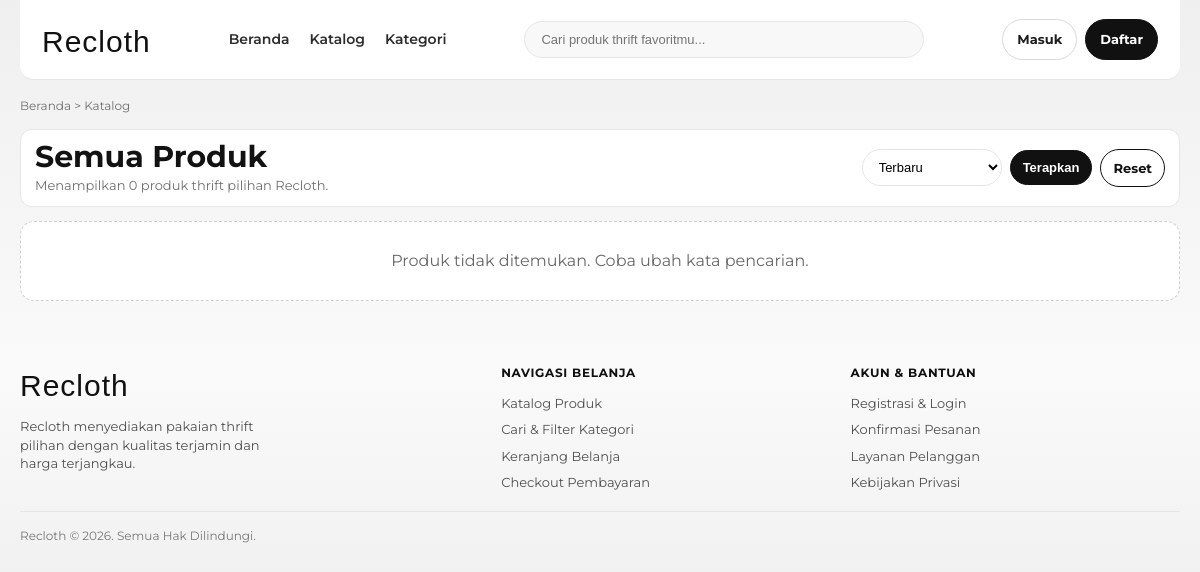
The app's page /src/user/catalog.php, older data.
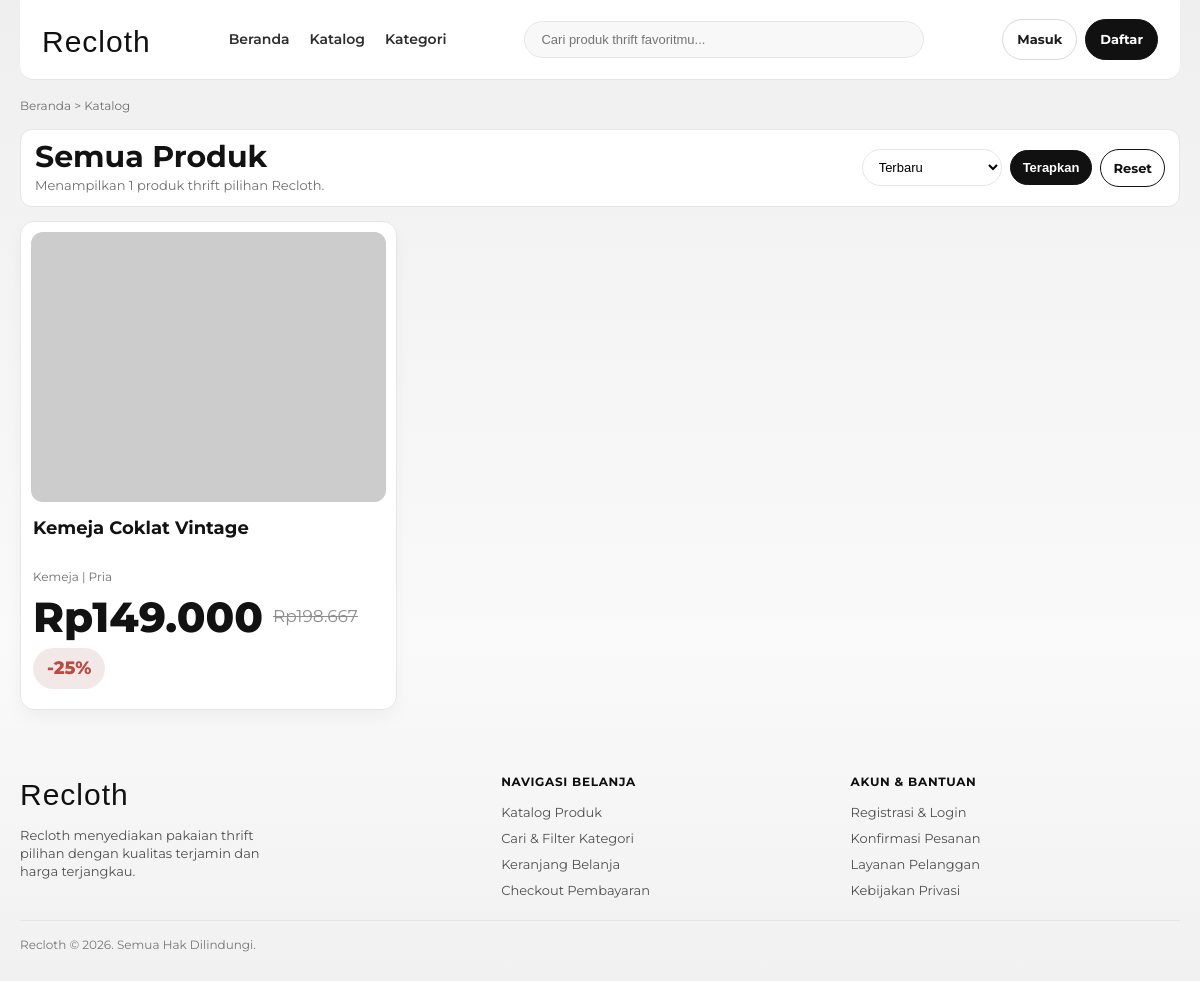
The same page, newer data.
### tables this page shows
CREATE TABLE products (
  id INT AUTO_INCREMENT PRIMARY KEY,
  name VARCHAR(255),
  description TEXT,
  gender ENUM('pria', 'wanita') NULL,
  condition_status VARCHAR(100) NULL,
  size_label VARCHAR(50) NULL,
  production_year YEAR NULL,
  material VARCHAR(120) NULL,
  image VARCHAR(255) NULL,
  price DECIMAL(10,2),
  stock INT,
  discount_percent INT DEFAULT 0,
  category_id INT,
  created_at TIMESTAMP DEFAULT CURRENT_TIMESTAMP,
  FOREIGN KEY (category_id) REFERENCES categories(id)
    ON DELETE CASCADE
);

CREATE TABLE categories (
  id INT AUTO_INCREMENT PRIMARY KEY,
  name VARCHAR(255),
  created_at TIMESTAMP DEFAULT CURRENT_TIMESTAMP
);

### src/config/product_repository.php (called while the page is built, shortened)
<?php
function recloth_get_product_schema(PDO $pdo): array
{
    $columnsStmt = $pdo->query('SHOW COLUMNS FROM products');
    $columns = array_map('strtolower', $columnsStmt->fetchAll(PDO::FETCH_COLUMN));
    $galleryTableStmt = $pdo->query("SHOW TABLES LIKE 'product_images'");
    $hasGalleryTable = (bool) $galleryTableStmt->fetchColumn();
    $cache = [
        'has_gender' => in_array('gender', $columns, true),
        'has_image' => in_array('image', $columns, true),
        'has_condition' => in_array('condition_status', $columns, true),
        'has_size' => in_array('size_label', $columns, true),
        'has_year' => in_array('production_year', $columns, true),
        'has_material' => in_array('material', $columns, true),
        'has_gallery_table' => $hasGalleryTable,
    ];
    return $cache;
}
function recloth_base_product_select(array $schema): string
{
    $discountCol = "COALESCE(p.discount_percent, 0)";
    return "
        SELECT
            p.id,
            p.name,
            p.description,
            p.price,
            p.stock,
            " . $discountCol . " AS discount_percent,
            " . ($schema['has_image'] ? "IF(p.image LIKE 'uploads/%', CONCAT('/Recloth/src/admin/', p.image), p.image)" : "''") . " AS image,
            " . ($schema['has_gender'] ? 'p.gender' : "''") . " AS gender,
            " . ($schema['has_condition'] ? 'p.condition_status' : "''") . " AS condition_status,
            " . ($schema['has_size'] ? 'p.size_label' : "''") . " AS size_label,
            " . ($schema['has_year'] ? 'p.production_year' : 'NULL') . " AS production_year,
            " . ($schema['has_material'] ? 'p.material' : "''") . " AS material,
            c.name AS category_name
        FROM products p
        LEFT JOIN categories c ON c.id = p.category_id
    ";
}
function recloth_fetch_products(PDO $pdo, array $options = []): array
{
    $schema = recloth_get_product_schema($pdo);
    $sql = recloth_base_product_select($schema);
    $search = trim((string) ($options['search'] ?? ''));
    $gender = strtolower(trim((string) ($options['gender'] ?? '')));
    $category = strtolower(trim((string) ($options['category'] ?? '')));
    $sort = trim((string) ($options['sort'] ?? 'terbaru'));
    $minPrice = $options['min_price'] ?? null;
    $maxPrice = $options['max_price'] ?? null;
    $limit = $options['limit'] ?? null;
    $featured = (bool) ($options['featured'] ?? false);
    $params = [];
    if ($featured) {
        $sql .= ' ORDER BY COALESCE(p.discount_percent, 0) DESC, p.stock DESC, p.created_at DESC, p.id DESC';
    } elseif ($sort === 'harga_terendah') {
        $sql .= ' ORDER BY p.price ASC';
    } elseif ($sort === 'harga_tertinggi') {
        $sql .= ' ORDER BY p.price DESC';
    } else {
        $sql .= ' ORDER BY p.created_at DESC, p.id DESC';
    }
    $stmt = $pdo->prepare($sql);
    $stmt->execute($params);
    return $stmt->fetchAll(PDO::FETCH_ASSOC);
}

### src/user/catalog.php (the view, shortened to what this page needs)
<?php
require '../config/database.php';
require '../config/product_repository.php';
$search = trim($_GET['search'] ?? '');
$sort = trim($_GET['sort'] ?? 'terbaru');
$pdo->setAttribute(PDO::ATTR_ERRMODE, PDO::ERRMODE_EXCEPTION);
$products = recloth_fetch_products($pdo, [
	'search' => $search,
	'sort' => $sort,
]);
function rupiah($price): string
{
	return 'Rp' . number_format((float) $price, 0, ',', '.');
}
function priceBeforeDiscount($price, int $discountPercent = 0): float
{
	$discountPercent = max(0, min(90, $discountPercent));
	return (float) $price / (1 - ($discountPercent / 100));
}
function e($text): string
{
	return htmlspecialchars((string) $text, ENT_QUOTES, 'UTF-8');
}
?>
<!DOCTYPE html>
<html lang="id">
<head>
</head>
<body>
<div class="site-wrap">
	<nav class="navbar">
		<a class="brand" href="../../index.php">Recloth</a>
		<ul class="menu">
			<li><a href="../../index.php">Beranda</a></li>
			<li><a href="catalog.php">Katalog</a></li>
			<li><a href="category.php">Kategori</a></li>
		</ul>
		<div class="search">
			<input type="text" value="<?= e($search) ?>" form="catalog-form" name="search" placeholder="Cari produk thrift favoritmu...">
		</div>
		<div class="nav-actions">
			<?php if (isset($_SESSION['user_id'])): ?>
				<a class="cart-icon" href="cart.php?tab=cart" aria-label="Keranjang">
					<svg viewBox="0 0 24 24" fill="none" xmlns="http://www.w3.org/2000/svg" aria-hidden="true">
						<path d="M3 4H5L7.3 14.2C7.5 15.1 8.3 15.8 9.2 15.8H17.8C18.7 15.8 19.5 15.1 19.7 14.2L21 8H6" stroke="currentColor" stroke-width="1.8" stroke-linecap="round" stroke-linejoin="round"/>
						<circle cx="9.5" cy="19" r="1.2" fill="currentColor"/>
						<circle cx="17.5" cy="19" r="1.2" fill="currentColor"/>
					</svg>
				</a>
				<a class="cart-icon" href="profile.php" aria-label="Profil">
					<svg viewBox="0 0 24 24" fill="none" xmlns="http://www.w3.org/2000/svg" aria-hidden="true">
						<path d="M20 21V19C20 17.9391 19.5786 16.9217 18.8284 16.1716C18.0783 15.4214 17.0609 15 16 15H8C6.93913 15 5.92172 15.4214 5.17157 16.1716C4.42143 16.9217 4 17.9391 4 19V21" stroke="currentColor" stroke-width="1.8" stroke-linecap="round" stroke-linejoin="round"/>
						<circle cx="12" cy="7" r="4" stroke="currentColor" stroke-width="1.8" stroke-linecap="round" stroke-linejoin="round"/>
					</svg>
				</a>
				<a class="cart-icon" href="../config/logout.php" aria-label="Logout" style="color: #d24e4e;">
					<svg viewBox="0 0 24 24" fill="none" xmlns="http://www.w3.org/2000/svg" aria-hidden="true">
						<path stroke="currentColor" stroke-width="1.8" stroke-linecap="round" stroke-linejoin="round" d="M17 16l4-4m0 0l-4-4m4 4H7m6 4v1a3 3 0 01-3 3H6a3 3 0 01-3-3V7a3 3 0 013-3h4a3 3 0 013 3v1"/>
					</svg>
				</a>
			<?php else: ?>
				<div class="auth-links">
					<a class="masuk" href="login.php">Masuk</a>
					<a class="daftar" href="register.php">Daftar</a>
				</div>
			<?php endif; ?>
		</div>
	</nav>
	<p class="breadcrumb">Beranda &gt; Katalog</p>
	<section class="toolbar">
		<div class="toolbar-left">
			<h1>Semua Produk</h1>
			<p>Menampilkan <?= count($products) ?> produk thrift pilihan Recloth.</p>
		</div>
		<form id="catalog-form" class="toolbar-form" method="GET" action="catalog.php">
			<select name="sort">
				<option value="terbaru" <?= $sort === 'terbaru' ? 'selected' : '' ?>>Terbaru</option>
			</select>
			<button type="submit">Terapkan</button>
			<a href="catalog.php">Reset</a>
		</form>
	</section>
	<?php if (empty($products)): ?>
		<div class="empty">Produk tidak ditemukan. Coba ubah kata pencarian.</div>
	<?php else: ?>
		<section class="grid">
			<?php foreach ($products as $product): ?>
				<?php $discount = (int) ($product['discount_percent'] ?? 0); ?>
				<?php $oldPrice = priceBeforeDiscount((float) $product['price'], $discount); ?>
				<article class="card">
					<a class="card-link" href="detail_product.php?id=<?= (int) $product['id'] ?>" aria-label="Lihat detail <?= e($product['name']) ?>">
						<div class="img-wrap">
							<?php if (!empty($product['image'])): ?>
								<img src="<?= e($product['image']) ?>" alt="<?= e($product['name']) ?>">
							<?php else: ?>
								<div class="img-fallback">Gambar belum tersedia</div>
							<?php endif; ?>
						</div>
						<div class="card-body">
							<h2 class="product-name"><?= e($product['name']) ?></h2>
							<p class="meta">
								<?= e(ucwords((string) ($product['category_name'] ?? '-'))) ?>
								<?php if (!empty($product['gender'])): ?>
									| <?= e(ucfirst((string) $product['gender'])) ?>
								<?php endif; ?>
							</p>
							<div class="price-row">
								<p class="price"><?= rupiah($product['price']) ?></p>
								<?php if ($discount > 0): ?>
									<p class="old-price"><?= rupiah($oldPrice) ?></p>
									<span class="discount">-<?= (int) $discount ?>%</span>
								<?php endif; ?>
							</div>
						</div>
					</a>
				</article>
			<?php endforeach; ?>
		</section>
	<?php endif; ?>
	<footer>
		<section>
			<a class="brand" href="../../index.php">Recloth</a>
			<p style="margin-top: 10px; max-width: 280px;">Recloth menyediakan pakaian thrift pilihan dengan kualitas terjamin dan harga terjangkau.</p>
		</section>
		<section>
			<h5>Navigasi Belanja</h5>
			<ul>
				<li>Katalog Produk</li>
				<li>Cari &amp; Filter Kategori</li>
				<li>Keranjang Belanja</li>
				<li>Checkout Pembayaran</li>
			</ul>
		</section>
		<section>
			<h5>Akun &amp; Bantuan</h5>
			<ul>
				<li>Registrasi &amp; Login</li>
				<li>Konfirmasi Pesanan</li>
				<li>Layanan Pelanggan</li>
				<li>Kebijakan Privasi</li>
			</ul>
		</section>
	</footer>
	<p class="copyright">Recloth © <?= date('Y') ?>. Semua Hak Dilindungi.</p>
</div>
</body>
</html>

### src/user/catalog.php (style rules this page uses)
:root { --bg: #f4f4f4; --text: #121212; --muted: #6f6f6f; --line: #e6e6e6; --white: #ffffff; --black: #111111; --radius: 16px; }
* { margin: 0; padding: 0; box-sizing: border-box; }
body { background: linear-gradient(180deg, #efefef 0%, #fafafa 65%, #f1f1f1 100%); color: var(--text); font-family: "Montserrat", sans-serif; line-height: 1.4; }
.site-wrap { max-width: 1240px; margin: 0 auto; padding: 0 20px 28px; }
.navbar { display: flex; align-items: center; justify-content: space-between; gap: 12px; background: var(--white); border-bottom: 1px solid var(--line); padding: 16px 22px; border-radius: 0 0 14px 14px; margin-bottom: 18px; }
.brand { font-family: "Symphony", sans-serif; font-size: 30px; text-decoration: none; color: var(--black); letter-spacing: 1px; margin-top: 5px; }
.menu { list-style: none; display: flex; gap: 20px; font-size: 14px; }
.menu a { color: #2d2d2d; text-decoration: none; font-weight: 600; }
.search { flex: 1; max-width: 400px; }
.search input { width: 100%; border: 1px solid var(--line); border-radius: 999px; padding: 10px 16px; background: #f8f8f8; font-size: 13px; }
.nav-actions { display: flex; gap: 8px; align-items: center; }
.auth-links { display: flex; gap: 8px; }
.auth-links a { text-decoration: none; font-size: 13px; font-weight: 700; border-radius: 999px; padding: 10px 14px; }
.auth-links .masuk { color: #1d1d1d; border: 1px solid #d9d9d9; background: #fff; }
.auth-links .daftar { color: #fff; background: #111; border: 1px solid #111; }
.breadcrumb { margin: 6px 0 14px; font-size: 12px; color: var(--muted); }
.toolbar { display: flex; flex-wrap: wrap; gap: 10px; align-items: center; justify-content: space-between; margin-bottom: 14px; background: #fff; border: 1px solid var(--line); border-radius: 12px; padding: 12px 14px; }
.toolbar-left h1 { font-size: 30px; line-height: 1; margin-bottom: 4px; }
.toolbar-left p { color: var(--muted); font-size: 13px; }
.toolbar-form { display: flex; gap: 8px; align-items: center; flex-wrap: wrap; }
.toolbar-form input, .toolbar-form select { border: 1px solid var(--line); border-radius: 999px; padding: 9px 12px; font-size: 13px; background: #fff; }
.toolbar-form button, .toolbar-form a { border-radius: 999px; border: 1px solid var(--black); padding: 9px 12px; font-size: 13px; font-weight: 700; text-decoration: none; cursor: pointer; }
.toolbar-form button { background: #111; color: #fff; }
.toolbar-form a { background: #fff; color: #111; }
.grid { display: grid; grid-template-columns: repeat(3, minmax(0, 1fr)); gap: 14px; }
.card { background: #fff; border: 1px solid var(--line); border-radius: 14px; overflow: hidden; box-shadow: 0 8px 18px rgba(17, 17, 17, 0.04); }
.card-link { display: block; text-decoration: none; color: inherit; padding: 10px; }
.img-wrap { width: 100%; height: 270px; background: #ececec; border-radius: 12px; overflow: hidden; }
.img-wrap img { width: 100%; height: 100%; object-fit: cover; display: block; }
.card-body { padding: 14px 2px 10px; }
.product-name { font-size: 18px; font-weight: 700; min-height: 48px; }
.meta { margin-top: 5px; color: var(--muted); font-size: 12px; }
.price-row { margin-top: 10px; display: flex; align-items: center; gap: 10px; flex-wrap: wrap; }
.price { font-size: 42px; font-weight: 800; line-height: 1; }
.old-price { font-size: 17px; color: #8d8d8d; text-decoration: line-through; }
.discount { padding: 8px 14px; border-radius: 999px; background: #f3e8e8; color: #bc4b41; font-size: 18px; font-weight: 800; }
footer { margin-top: 64px; display: grid; grid-template-columns: 1.4fr repeat(2, 1fr); gap: 20px; font-size: 13px; color: #4f4f4f; }
footer h5 { margin-bottom: 12px; font-size: 12px; color: #0f0f0f; letter-spacing: 0.7px; text-transform: uppercase; }
footer ul { list-style: none; display: grid; gap: 8px; }
.copyright { margin-top: 20px; padding-top: 16px; border-top: 1px solid var(--line); color: #777; font-size: 12px; }
.empty { border: 1px dashed #cfcfcf; border-radius: 14px; padding: 28px 10px; text-align: center; color: #676767; background: #fff; }

Row changes from the older to the newer data that the page shows:
added products: name "Kemeja Coklat Vintage", category.name "Kemeja", gender "Pria", price "Rp149.000", oldPrice "Rp198.667", discount "25"
Text that changed along with them:
count($products): "0" → "1"
text no longer shown: "Produk tidak ditemukan. Coba ubah kata pencarian."
